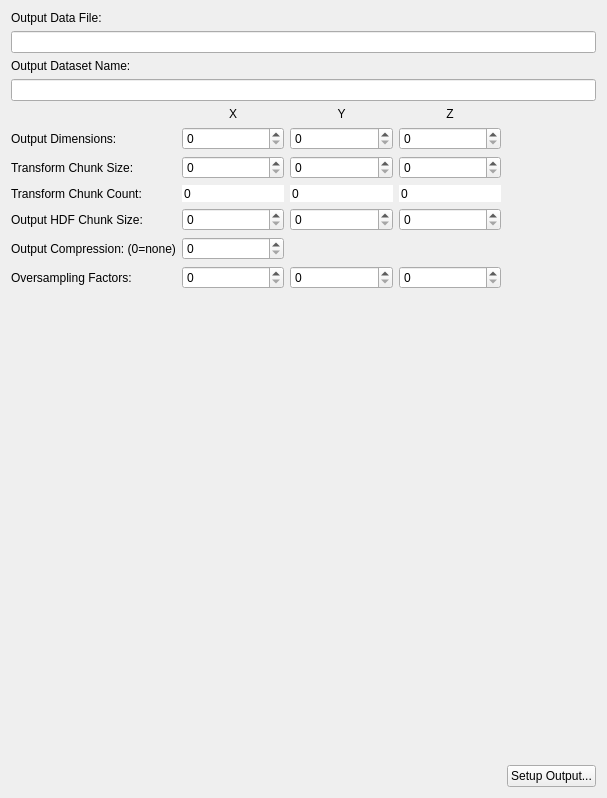
       <widget class="QWidget" name="m_OutputTab">
        <attribute name="title">
         <string>Output</string>
        </attribute>
        <layout class="QGridLayout" name="gridLayout_6">
         <item row="3" column="0" colspan="5">
          <widget class="QLineEdit" name="m_OutputDataSetName">
           <property name="readOnly">
            <bool>true</bool>
           </property>
          </widget>
         </item>
         <item row="12" column="0" colspan="5">
          <spacer name="verticalSpacer_3">
           <property name="orientation">
            <enum>Qt::Vertical</enum>
           </property>
           <property name="sizeHint" stdset="0">
            <size>
             <width>528</width>
             <height>470</height>
            </size>
           </property>
          </spacer>
         </item>
         <item row="9" column="1">
          <widget class="QSpinBox" name="m_OutputHDFChunkX">
           <property name="toolTip">
            <string>Output HDF Chunk Size in X</string>
           </property>
           <property name="readOnly">
            <bool>false</bool>
           </property>
           <property name="maximum">
            <number>999999</number>
           </property>
          </widget>
         </item>
         <item row="7" column="3">
          <widget class="QSpinBox" name="m_OutputChunkZ">
           <property name="toolTip">
            <string>Output HDF Chunk Size in Z</string>
           </property>
           <property name="readOnly">
            <bool>false</bool>
           </property>
           <property name="maximum">
            <number>999999</number>
           </property>
          </widget>
         </item>
         <item row="5" column="3">
          <widget class="QSpinBox" name="m_OutputDimensionsZ">
           <property name="toolTip">
            <string>Output HDF Chunk Size in Z</string>
           </property>
           <property name="readOnly">
            <bool>false</bool>
           </property>
           <property name="maximum">
            <number>999999</number>
           </property>
          </widget>
         </item>
         <item row="2" column="0">
          <widget class="QLabel" name="label_5">
           <property name="text">
            <string>Output Dataset Name:</string>
           </property>
          </widget>
         </item>
         <item row="4" column="3">
          <widget class="QLabel" name="label_24">
           <property name="text">
            <string>Z</string>
           </property>
           <property name="alignment">
            <set>Qt::AlignCenter</set>
           </property>
          </widget>
         </item>
         <item row="7" column="1">
          <widget class="QSpinBox" name="m_OutputChunkX">
           <property name="toolTip">
            <string>Output HDF Chunk Size in X</string>
           </property>
           <property name="readOnly">
            <bool>false</bool>
           </property>
           <property name="maximum">
            <number>999999</number>
           </property>
          </widget>
         </item>
         <item row="0" column="0">
          <widget class="QLabel" name="label_2">
           <property name="text">
            <string>Output Data File:</string>
           </property>
          </widget>
         </item>
         <item row="13" column="4">
          <widget class="QPushButton" name="m_SetupOutputButton">
           <property name="text">
            <string>Setup Output...</string>
           </property>
          </widget>
         </item>
         <item row="10" column="0">
          <widget class="QLabel" name="label_15">
           <property name="text">
            <string>Output Compression: (0=none)</string>
           </property>
          </widget>
         </item>
         <item row="4" column="1">
          <widget class="QLabel" name="label_22">
           <property name="text">
            <string>X</string>
           </property>
           <property name="alignment">
            <set>Qt::AlignCenter</set>
           </property>
          </widget>
         </item>
         <item row="5" column="2">
          <widget class="QSpinBox" name="m_OutputDimensionsY">
           <property name="toolTip">
            <string>Output HDF Chunk Size in Y</string>
           </property>
           <property name="readOnly">
            <bool>false</bool>
           </property>
           <property name="maximum">
            <number>999999</number>
           </property>
          </widget>
         </item>
         <item row="13" column="0" colspan="4">
          <spacer name="horizontalSpacer_4">
           <property name="orientation">
            <enum>Qt::Horizontal</enum>
           </property>
           <property name="sizeHint" stdset="0">
            <size>
             <width>490</width>
             <height>20</height>
            </size>
           </property>
          </spacer>
         </item>
         <item row="4" column="2">
          <widget class="QLabel" name="label_23">
           <property name="text">
            <string>Y</string>
           </property>
           <property name="alignment">
            <set>Qt::AlignCenter</set>
           </property>
          </widget>
         </item>
         <item row="5" column="0">
          <widget class="QLabel" name="label_21">
           <property name="text">
            <string>Output Dimensions:</string>
           </property>
          </widget>
         </item>
         <item row="9" column="3">
          <widget class="QSpinBox" name="m_OutputHDFChunkZ">
           <property name="toolTip">
            <string>Output HDF Chunk Size in Z</string>
           </property>
           <property name="readOnly">
            <bool>false</bool>
           </property>
           <property name="maximum">
            <number>999999</number>
           </property>
          </widget>
         </item>
         <item row="5" column="1">
          <widget class="QSpinBox" name="m_OutputDimensionsX">
           <property name="toolTip">
            <string>Output HDF Chunk Size in X</string>
           </property>
           <property name="readOnly">
            <bool>false</bool>
           </property>
           <property name="maximum">
            <number>999999</number>
           </property>
          </widget>
         </item>
         <item row="9" column="2">
          <widget class="QSpinBox" name="m_OutputHDFChunkY">
           <property name="toolTip">
            <string>Output HDF Chunk Size in Y</string>
           </property>
           <property name="readOnly">
            <bool>false</bool>
           </property>
           <property name="maximum">
            <number>999999</number>
           </property>
          </widget>
         </item>
         <item row="7" column="2">
          <widget class="QSpinBox" name="m_OutputChunkY">
           <property name="toolTip">
            <string>Output HDF Chunk Size in Y</string>
           </property>
           <property name="readOnly">
            <bool>false</bool>
           </property>
           <property name="maximum">
            <number>999999</number>
           </property>
          </widget>
         </item>
         <item row="9" column="0">
          <widget class="QLabel" name="label_14">
           <property name="text">
            <string>Output HDF Chunk Size:</string>
           </property>
          </widget>
         </item>
         <item row="11" column="0">
          <widget class="QLabel" name="label_49">
           <property name="text">
            <string>Oversampling Factors:</string>
           </property>
          </widget>
         </item>
         <item row="10" column="1">
          <widget class="QSpinBox" name="m_OutputCompression">
           <property name="toolTip">
            <string>Output HDF Chunk Size in X</string>
           </property>
           <property name="readOnly">
            <bool>false</bool>
           </property>
           <property name="maximum">
            <number>999999</number>
           </property>
          </widget>
         </item>
         <item row="1" column="0" colspan="5">
          <widget class="QLineEdit" name="m_OutputDataFileName">
           <property name="readOnly">
            <bool>true</bool>
           </property>
          </widget>
         </item>
         <item row="7" column="0">
          <widget class="QLabel" name="label_19">
           <property name="text">
            <string>Transform Chunk Size:</string>
           </property>
          </widget>
         </item>
         <item row="11" column="1">
          <widget class="QSpinBox" name="m_OversampleX">
           <property name="toolTip">
            <string>Output HDF Chunk Size in X</string>
           </property>
           <property name="readOnly">
            <bool>false</bool>
           </property>
           <property name="maximum">
            <number>999999</number>
           </property>
          </widget>
         </item>
         <item row="11" column="2">
          <widget class="QSpinBox" name="m_OversampleY">
           <property name="toolTip">
            <string>Output HDF Chunk Size in Z</string>
           </property>
           <property name="readOnly">
            <bool>false</bool>
           </property>
           <property name="maximum">
            <number>999999</number>
           </property>
          </widget>
         </item>
         <item row="11" column="3">
          <widget class="QSpinBox" name="m_OversampleZ">
           <property name="toolTip">
            <string>Output HDF Chunk Size in Y</string>
           </property>
           <property name="readOnly">
            <bool>false</bool>
           </property>
           <property name="maximum">
            <number>999999</number>
           </property>
          </widget>
         </item>
         <item row="8" column="0">
          <widget class="QLabel" name="label_20">
           <property name="text">
            <string>Transform Chunk Count:</string>
           </property>
          </widget>
         </item>
         <item row="8" column="1">
          <widget class="QSpinBox" name="m_OutputCountX">
           <property name="toolTip">
            <string>Output HDF Chunk Size in X</string>
           </property>
           <property name="frame">
            <bool>false</bool>
           </property>
           <property name="readOnly">
            <bool>true</bool>
           </property>
           <property name="buttonSymbols">
            <enum>QAbstractSpinBox::NoButtons</enum>
           </property>
           <property name="maximum">
            <number>999999</number>
           </property>
          </widget>
         </item>
         <item row="8" column="2">
          <widget class="QSpinBox" name="m_OutputCountY">
           <property name="toolTip">
            <string>Output HDF Chunk Size in Y</string>
           </property>
           <property name="frame">
            <bool>false</bool>
           </property>
           <property name="readOnly">
            <bool>true</bool>
           </property>
           <property name="buttonSymbols">
            <enum>QAbstractSpinBox::NoButtons</enum>
           </property>
           <property name="maximum">
            <number>999999</number>
           </property>
          </widget>
         </item>
         <item row="8" column="3">
          <widget class="QSpinBox" name="m_OutputCountZ">
           <property name="toolTip">
            <string>Output HDF Chunk Size in Z</string>
           </property>
           <property name="frame">
            <bool>false</bool>
           </property>
           <property name="readOnly">
            <bool>true</bool>
           </property>
           <property name="buttonSymbols">
            <enum>QAbstractSpinBox::NoButtons</enum>
           </property>
           <property name="maximum">
            <number>999999</number>
           </property>
          </widget>
         </item>
        </layout>
       </widget>
